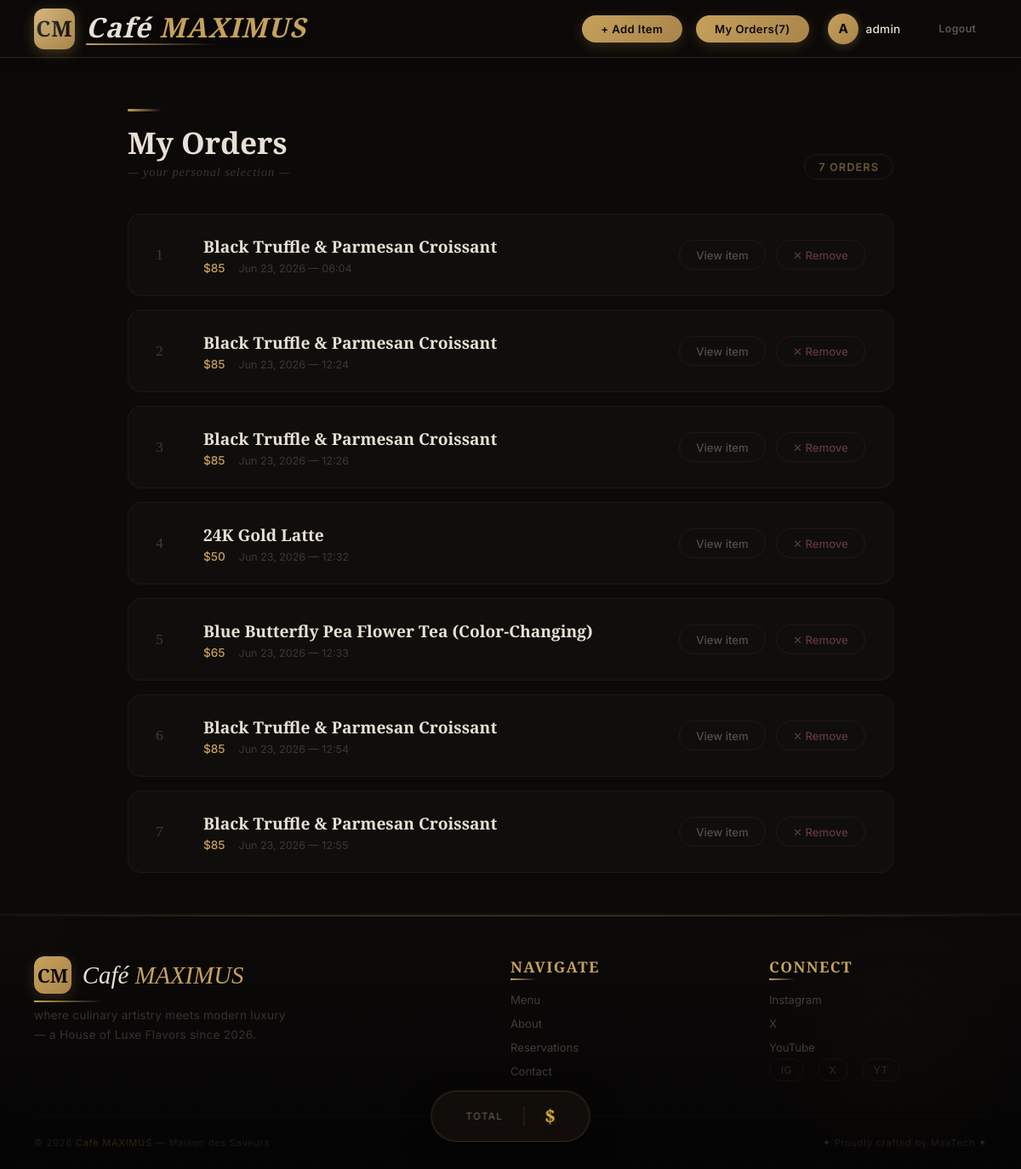
Page /food/orders/ (signed in) on the committed database.
### food/models.py (models this page shows, shortened)
class Order(models.Model):
    user= models.ForeignKey(User, on_delete=models.CASCADE)
    orderd_item=models.ForeignKey(Item ,on_delete=models.CASCADE )
    order_time= models.DateTimeField(auto_now_add=True)

class Item (models.Model):
    user_name=models.ForeignKey(User,on_delete=models.CASCADE,default=1)
    item_name=models.CharField(max_length=200)
    item_desc=models.CharField(max_length=200)
    item_price=models.IntegerField()
    item_image=models.CharField(max_length=500,default="https://encrypted-tbn0.gstatic.com/images?q=tbn:ANd9GcT27gTKHqKhHk3i-EiarE5Q9IND_awvKaKjxw&s")

### food/views.py (the view)
# urls.py: path('orders/',views.Order_list.as_view(),name='Orders'),
class Order_list (ListView):
    model=Order
    template_name='food/orders.html'
    context_object_name= 'order_list'
    def get_queryset(self):
        return Order.objects.filter(user=self.request.user)

### food/context_processors.py (called while the page is built)
def order_count(request):
    count=None
    if request.user.is_authenticated:
        count= Order.objects.filter(user=request.user).count()
    return {'order_count': count}

### food/templates/food/orders.html (shortened to what this page needs)
{% extends 'food/base.html' %}
{% block body %}
<div class="orders-wrapper">
  <div class="orders-header">
    <div>
      <div class="orders-divider"></div>
      <h1 class="orders-title">My Orders</h1>
      <p class="orders-subtitle">— your personal selection —</p>
    </div>
    {% if order_list %}
      <span class="orders-count">{{ order_list|length }} order{{ order_list|length|pluralize }}</span>
    {% endif %}
  </div>
  {% if order_list %}
    <div class="orders-list">
      {% for order in order_list %}
        <div class="order-card">
          <div class="order-info">
            <span class="order-number">{{ forloop.counter }}</span>
            <div class="order-details">
              <h2 class="order-item-name">{{ order.orderd_item.item_name }}</h2>
              <div class="order-meta">
                <span class="order-price">${{ order.orderd_item.item_price }}</span>
                <span class="order-date">{{ order.order_time|date:"M d, Y — H:i" }}</span>
              </div>
            </div>
          </div>
          <div class="order-actions">
            <a href="{% url 'food:detail' order.orderd_item.pk %}" class="btn-back">View item</a>
            <a href="{% url 'food:delete_order' order.pk %}" class="btn-remove">✕ Remove</a>
          </div>
        </div>
      {% endfor %}
    </div>
  {% else %}
    <div class="empty-state">
      <h2>No orders yet</h2>
      <p>Browse the menu and place your first order.</p>
    </div>
  {% endif %}
</div>
<div class="total-bar">
  <span class="total-label">Total</span>
  <span class="total-amount">${{ total_price }}</span>
</div>
{% endblock %}

### food/templates/food/base.html (shortened to what this page needs)
{% load static %}
<!DOCTYPE html>
<html lang="en">
<head>
</head>
<body>
    <header class="site-header">
        <a href="{% url 'food:index' %}" class="brand">
            <div class="brand-monogram">CM</div>
            <div class="brand-text-wrapper">
                <span class="brand-text">Café <span>MAXIMUS</span></span>
                <div class="brand-underline"></div>
            </div>
        </a>
        <div class="nav-links">
            {% if user.is_authenticated %}
                <a href="{% url 'food:add_item' %}" class="btn-primary-nav">+ Add Item</a>
                <a href="{% url 'food:Orders' %}" class="btn-primary-nav"> My Orders({{ order_count }})</a>
                <a href="{% url 'profile' %}" class="profile-link">
                    <span class="user-avatar">{{ user.username|slice:":1"|upper }}</span>
                    <span class="username-text">{{ user.username }}</span>
                </a>
                <form action="{% url 'logout' %}" method="post" style="display:inline;">
                    <button type="submit" class="btn-logout">Logout</button>
                </form>
            {% else %}
                <a href="{% url 'login' %}" class="btn-outline-nav">Sign in</a>
                <a href="{% url 'register' %}" class="btn-primary-nav">Join</a>
            {% endif %}
        </div>
    </header>
    <main style="flex:1;">
        {% block body %}
        {% endblock %}
    </main>
    <footer class="site-footer">
        <div class="footer-deco footer-deco-1"></div>
        <div class="footer-deco footer-deco-2"></div>
        <div class="footer-columns">
            <div class="footer-brand">
                <div style="display:flex;align-items:center;gap:0.8rem;margin-bottom:0.5rem;">
                    <div style="width:44px;height:44px;background:linear-gradient(135deg,#c6a15b,#a8844a);border-radius:12px;display:flex;align-items:center;justify-content:center;font-family:'Cormorant Garamond',serif;font-weight:700;font-size:1.4rem;color:#0c0a09;box-shadow:0 4px 16px rgba(198,161,91,0.2);">CM</div>
                    <span style="font-family:'Cormorant Garamond',serif;font-size:1.8rem;font-style:italic;color:#e8e0d5;">Café <span style="color:#c6a15b;">MAXIMUS</span></span>
                </div>
                <div style="width:80px;height:2px;background:linear-gradient(90deg,#c6a15b,transparent);"></div>
                <p>where culinary artistry meets modern luxury — a House of Luxe Flavors since 2026.</p>
            </div>
            <div>
                <h4 class="footer-heading">Navigate</h4>
                <ul class="footer-links">
                    <li><a href="{% url 'food:index' %}">Menu</a></li>
                    <li><a href="#">About</a></li>
                    <li><a href="#">Reservations</a></li>
                    <li><a href="#">Contact</a></li>
                </ul>
            </div>
            <div>
                <h4 class="footer-heading">Connect</h4>
                <ul class="footer-links">
                    <li><a href="#">Instagram</a></li>
                    <li><a href="#">X</a></li>
                    <li><a href="#">YouTube</a></li>
                </ul>
                <div class="footer-social">
                    <a href="#">IG</a>
                    <a href="#">X</a>
                    <a href="#">YT</a>
                </div>
            </div>
        </div>
        <div class="footer-bottom">
            <span>© 2026 <span class="gold-text">Café MAXIMUS</span> — Maison des Saveurs</span>
            <span>
                <span class="gold-text">✦</span> Proudly crafted by MaxTech <span class="gold-text">✦</span>
            </span>
        </div>
    </footer>
</body>
</html>

### food/templates/food/orders.html (style rules this page uses)
.orders-wrapper { background: #0c0a09; min-height: 90vh; padding: 3rem 1.5rem; }
.orders-header { max-width: 900px; margin: 0 auto 2.5rem; display: flex; align-items: flex-end; justify-content: space-between; }
.orders-divider { width: 40px; height: 3px; background: linear-gradient(90deg, #c6a15b, transparent); border-radius: 4px; margin-bottom: 0.75rem; }
.orders-title { font-family: 'Playfair Display', serif; font-size: 2.2rem; color: #e8e0d5; margin: 0 0 0.2rem 0; }
.orders-subtitle { font-family: 'Cormorant Garamond', serif; font-style: italic; font-size: 0.9rem; color: rgba(232, 224, 213, 0.2); letter-spacing: 0.06em; margin: 0; }
.orders-count { font-family: 'Inter', sans-serif; font-size: 0.8rem; font-weight: 600; color: rgba(198, 161, 91, 0.5); text-transform: uppercase; letter-spacing: 0.08em; padding: 0.4rem 1rem; border: 1px solid rgba(198, 161, 91, 0.1); border-radius: 30px; }
.orders-list { max-width: 900px; margin: 0 auto; display: flex; flex-direction: column; gap: 1rem; }
.order-card { background: rgba(255, 255, 255, 0.02); border: 1px solid rgba(198, 161, 91, 0.06); border-radius: 16px; padding: 1.5rem 2rem; display: flex; align-items: center; justify-content: space-between; gap: 1.5rem; transition: border-color 0.3s ease, background 0.3s ease; }
.order-info { display: flex; align-items: center; gap: 1.5rem; }
.order-number { font-family: 'Playfair Display', serif; font-size: 1.1rem; color: rgba(198, 161, 91, 0.3); min-width: 2rem; }
.order-details { display: flex; flex-direction: column; gap: 0.25rem; }
.order-item-name { font-family: 'Playfair Display', serif; font-size: 1.2rem; color: #e8e0d5; margin: 0; }
.order-meta { display: flex; align-items: center; gap: 1rem; }
.order-price { font-family: 'Inter', sans-serif; font-size: 0.85rem; color: #c6a15b; font-weight: 500; }
.order-date { font-family: 'Inter', sans-serif; font-size: 0.78rem; color: rgba(232, 224, 213, 0.2); }
.order-actions { display: flex; gap: 0.75rem; align-items: center; flex-shrink: 0; }
.btn-remove { display: inline-flex; align-items: center; gap: 0.4rem; padding: 0.55rem 1.2rem; background: transparent; color: rgba(212, 122, 122, 0.4); border: 1.5px solid rgba(212, 122, 122, 0.08); border-radius: 30px; font-family: 'Inter', sans-serif; font-size: 0.82rem; font-weight: 500; text-decoration: none; transition: all 0.3s ease; cursor: pointer; }
.btn-back { display: inline-flex; align-items: center; gap: 0.4rem; padding: 0.55rem 1.2rem; background: transparent; color: rgba(232, 224, 213, 0.3); border: 1.5px solid rgba(255, 255, 255, 0.05); border-radius: 30px; font-family: 'Inter', sans-serif; font-size: 0.82rem; font-weight: 500; text-decoration: none; transition: all 0.3s ease; }
.total-bar { position: fixed; bottom: 2rem; left: 50%; transform: translateX(-50%); background: rgba(20, 16, 12, 0.8); backdrop-filter: blur(16px); -webkit-backdrop-filter: blur(16px); border: 1px solid rgba(198, 161, 91, 0.2); border-radius: 50px; padding: 0.85rem 2.5rem; display: flex; align-items: center; gap: 1.5rem; z-index: 100; box-shadow: 0 8px 32px rgba(0, 0, 0, 0.5), 0 0 0 1px rgba(198, 161, 91, 0.06); transition: box-shadow 0.3s ease; }
.total-label { font-family: 'Inter', sans-serif; font-size: 0.72rem; font-weight: 500; color: rgba(232, 224, 213, 0.35); text-transform: uppercase; letter-spacing: 0.12em; }
.total-amount { font-family: 'Playfair Display', serif; font-size: 1.4rem; font-weight: 600; color: #d4af37; letter-spacing: -0.01em; }
.total-amount { text-shadow: 0 0 20px rgba(198, 161, 91, 0.1); }

### rows in the picture
Order: orderd_item.item_name "Black Truffle & Parmesan Croissant", orderd_item.item_price "85", order_time "Jun 23, 2026 — 06:04"
Order: orderd_item.item_name "Black Truffle & Parmesan Croissant", orderd_item.item_price "85", order_time "Jun 23, 2026 — 12:24"
Order: orderd_item.item_name "Black Truffle & Parmesan Croissant", orderd_item.item_price "85", order_time "Jun 23, 2026 — 12:26"
Order: orderd_item.item_name "24K Gold Latte", orderd_item.item_price "50", order_time "Jun 23, 2026 — 12:32"
Order: orderd_item.item_name "Blue Butterfly Pea Flower Tea (Color-Changing)", orderd_item.item_price "65", order_time "Jun 23, 2026 — 12:33"
Order: orderd_item.item_name "Black Truffle & Parmesan Croissant", orderd_item.item_price "85", order_time "Jun 23, 2026 — 12:54"
Order: orderd_item.item_name "Black Truffle & Parmesan Croissant", orderd_item.item_price "85", order_time "Jun 23, 2026 — 12:55"

### other values in the picture
{{ order_count }} "7"
{{ user.username|slice:":1"|upper }} "A"
{{ user.username }} "admin"
{{ order_list|length }} "7"
